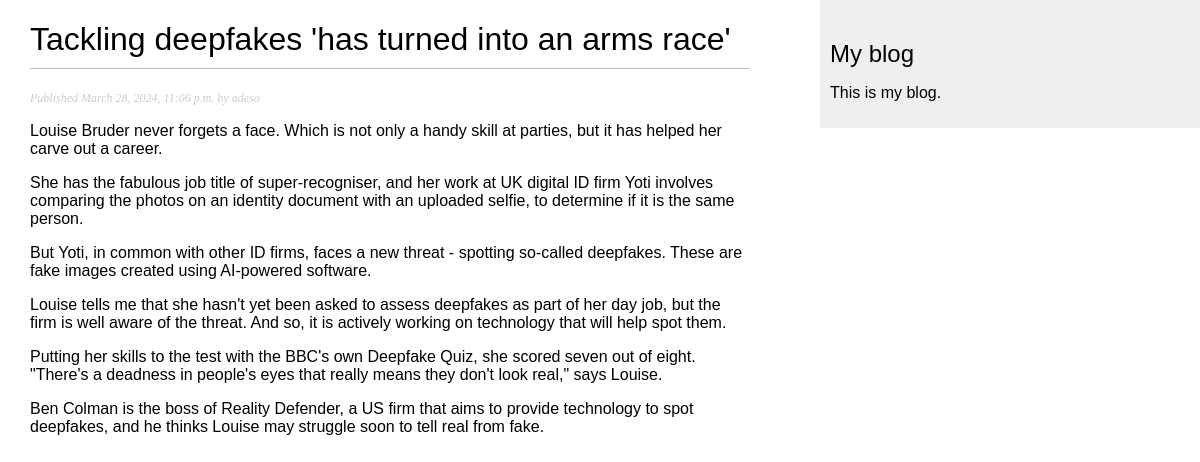
/blog/2024/3/28/tackling-deepfakes-has-turned-into-an-arms-race/, run on the app's committed database.
### blog/models.py (models this page shows, shortened)
class Post(models.Model):
    class Status(models.TextChoices):
        DRAFT = 'DF', 'Draft'
        PUBLISHED = 'PB', 'Published'
    title = models.CharField(max_length=250)
    slug = models.SlugField(max_length=250, unique_for_date='publish')
    body = models.TextField()
    author = models.ForeignKey(User,
                               on_delete=models.CASCADE,
                               related_name='blog_posts')
    publish = models.DateTimeField(default=timezone.now)
    created = models.DateTimeField(auto_now_add=True)
    updated = models.DateTimeField(auto_now=True)
    status = models.CharField(max_length=2,
                              choices=Status.choices,
                              default=Status.DRAFT)
    objects = models.Manager()  # The default manager.
    published = PublishedManager()  # Our custom manager.
    class Meta:
        ordering = ['-publish']
        indexes = [
            models.Index(fields=['-publish']),
        ]

### blog/views.py (the view)
def post_detail(request, year, month, day, post):
    post = get_object_or_404(Post,
                             status=Post.Status.PUBLISHED,
                             slug=post,
                             publish__year=year,
                             publish__month=month,
                             publish__day=day)
    return render(request,
                  'blog/post/detail.html',
                  {'post': post})

### blog/templates/blog/post/detail.html (shortened to what this page needs)
{% extends "blog/base.html" %}
{% block content %}
  <h1>{{ post.title }}</h1>
  <p class="date">
    Published {{ post.publish }} by {{ post.author }}
  </p>
  {{ post.body|linebreaks }}
{% endblock %}

### blog/static/css/blog.css (style rules this page uses)
body { margin:0; padding:0; font-family:helvetica, sans-serif; }
h1 { font-weight:normal; border-bottom:1px solid #bbb; padding:0 0 10px 0; }
p.date { color:#ccc; font-family: georgia, serif; font-size: 12px; font-style: italic; }

### data on the page
Post: title "Tackling deepfakes 'has turned into an arms race'", publish "March 28, 2024, 11:06 p.m.", author "adeso", body "Louise Bruder never forgets a face. Which is not only a handy skill at parties, but it has helped her carve out a career. She has the fabulous job title of super-recogniser, and her work at UK digital ID firm Yoti involves comparing the photos on an identity document with an uploaded selfie, to determine if it is the same person. But Yoti, in common with other ID firms, faces a new threat - spotting so-called deepfakes. These are fake images created using AI-powered software. Louise tells me that she hasn't yet been asked to assess deepfakes as part of her day job, but the firm is well aware of the threat. And so, it is actively working on technology that will help spot them. Putting her…"
